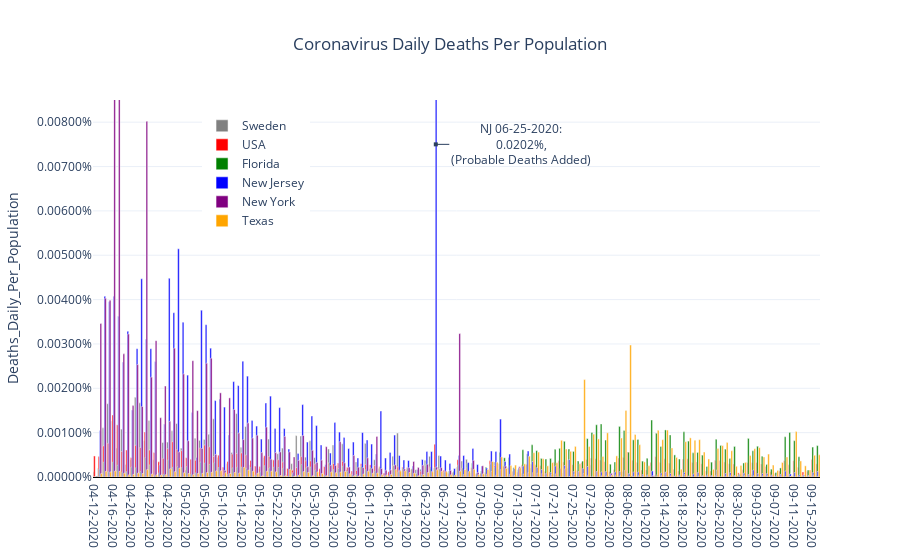

Notebook source saved alongside this figure:
### Code cell
data = []
for mycountry in countries_list:
    data.append(go.Bar(x=country_df[country_df['Country_Region']==mycountry]['Date'],
                               y=country_df[country_df['Country_Region']==mycountry]['Deaths_Daily_Per_Population'],
                               name = rename_dict[mycountry],
                               marker = {'color':colors_dict[mycountry]},width = 0.35))
layout = go.Layout(showlegend = True,
                legend= dict(x=0.15,y=0.97),
                title='Coronavirus Daily Deaths Per Population',
                title_x= 0.5,
                yaxis={'title':'Deaths_Daily_Per_Population',
                       'tickformat':'.5%',
                       'range': [0.0,0.000085],
                      'zeroline':True,'zerolinecolor':'#000000','zerolinewidth':2.0},
                template='plotly_white')
fig = go.Figure(data=data,layout=layout)
fig.update_layout(annotations = [{'x':'06-25-2020',
                                 'y':0.000075,
                                 'xref':'x','yref':'y',
                                 'showarrow':True,'arrowhead':7,'ax':85,'ay':0,
                                 'text':r'NJ 06-25-2020:<br>0.0202%,<br>(Probable Deaths Added)'}])
iplot(fig)
myfilename = r'C:\__YOUTUBE__\__POLITICS__\Coronavirus\outputdata\3-CV_Daily_Deaths_Per_Population.png'
fig.write_image(myfilename,width = 852,height = 480, scale = 2.0)
print('Static Image:')
Image(filename=myfilename)

### Figure 1 — Plotly figure (JSON) as saved in the notebook; plotly's stock layout.template omitted (floating-point values rounded to 4 significant figures; data arrays with more than 128 entries replaced by an {"elided": "..."} marker saying what was removed)
{"data": [{"marker": {"color": "grey"}, "name": "Sweden", "type": "bar", "width": 0.35, "x": {"elided": "158 str values"}, "y": {"elided": "158 float values"}}, {"marker": {"color": "red"}, "name": "USA", "type": "bar", "width": 0.35, "x": {"elided": "158 str values"}, "y": {"elided": "158 float values"}}, {"marker": {"color": "green"}, "name": "Florida", "type": "bar", "width": 0.35, "x": {"elided": "158 str values"}, "y": {"elided": "158 float values"}}, {"marker": {"color": "blue"}, "name": "New Jersey", "type": "bar", "width": 0.35, "x": {"elided": "158 str values"}, "y": {"elided": "158 float values"}}, {"marker": {"color": "purple"}, "name": "New York", "type": "bar", "width": 0.35, "x": {"elided": "158 str values"}, "y": {"elided": "158 float values"}}, {"marker": {"color": "orange"}, "name": "Texas", "type": "bar", "width": 0.35, "x": {"elided": "158 str values"}, "y": {"elided": "158 float values"}}], "layout": {"annotations": [{"arrowhead": 7, "ax": 85, "ay": 0, "showarrow": true, "text": "NJ 06-25-2020:<br>0.0202%,<br>(Probable Deaths Added)", "x": "06-25-2020", "xref": "x", "y": 7.5e-05, "yref": "y"}], "legend": {"x": 0.15, "y": 0.97}, "showlegend": true, "title": {"text": "Coronavirus Daily Deaths Per Population", "x": 0.5}, "yaxis": {"range": [0, 8.5e-05], "tickformat": ".5%", "title": {"text": "Deaths_Daily_Per_Population"}, "zeroline": true, "zerolinecolor": "#000000", "zerolinewidth": 2}}}
